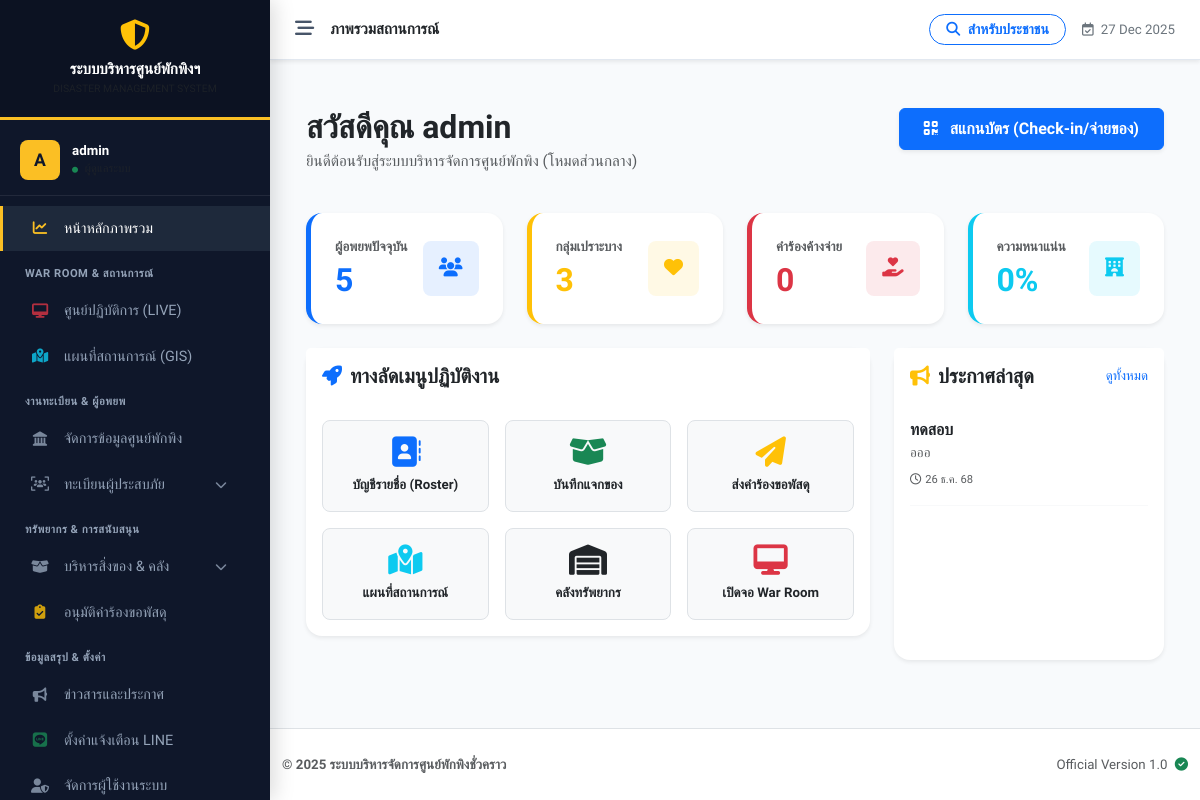
/index.php (signed in), run on an earlier commit of the app's database.
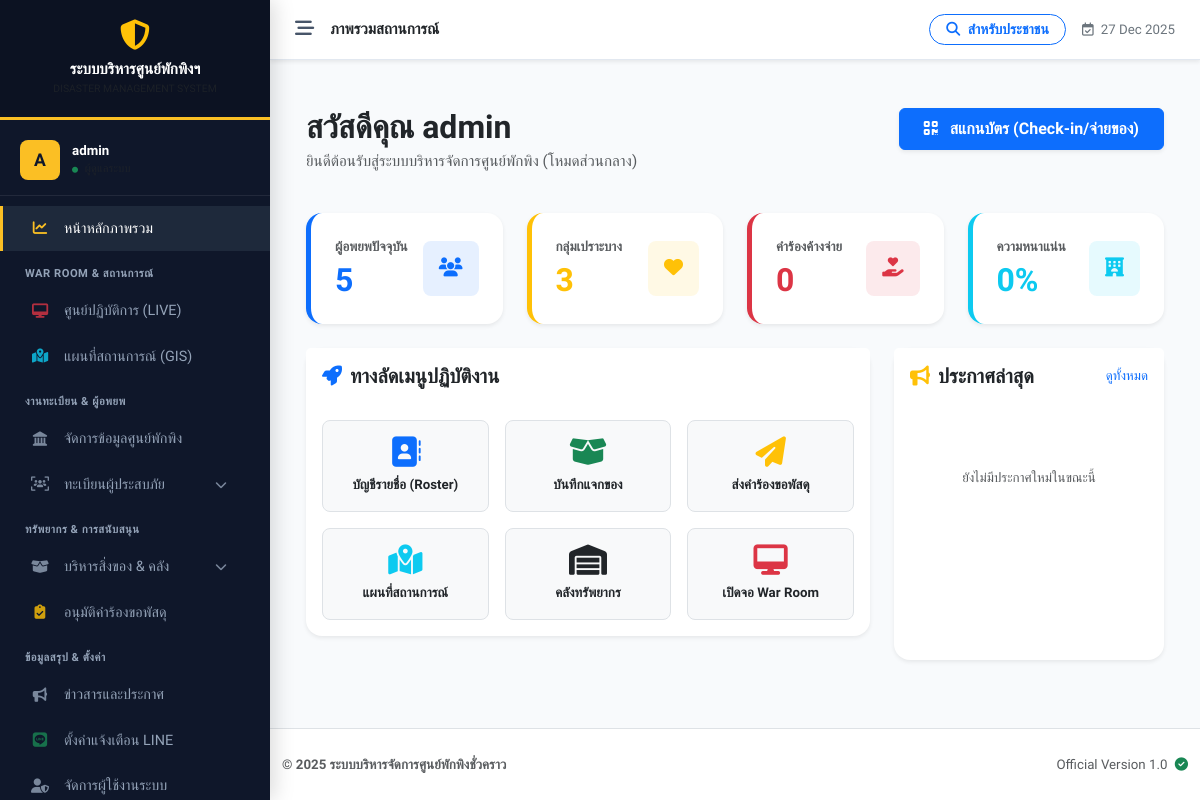
And on a later commit of the database.
### tables this page shows
CREATE TABLE `announcements` (
  `id` int(11) NOT NULL,
  `title` varchar(255) NOT NULL COMMENT 'หัวข้อประกาศ',
  `content` text NOT NULL COMMENT 'เนื้อหารายละเอียด',
  `type` enum('info','warning','danger','success') NOT NULL DEFAULT 'info' COMMENT 'ระดับความสำคัญ (ทั่วไป, เตือน, วิกฤต, สำเร็จ)',
  `status` enum('Active','Inactive') DEFAULT 'Active',
  `target_shelter_id` int(11) DEFAULT NULL COMMENT 'เป้าหมายศูนย์พักพิง (NULL = ประกาศทั่วทุกศูนย์)',
  `is_active` tinyint(1) NOT NULL DEFAULT 1 COMMENT 'สถานะการแสดงผล (1=แสดง, 0=ซ่อน)',
  `created_by` int(11) NOT NULL COMMENT 'ID ผู้สร้าง',
  `created_at` timestamp NOT NULL DEFAULT current_timestamp(),
  `updated_at` timestamp NOT NULL DEFAULT current_timestamp() ON UPDATE current_timestamp()
);

### includes/functions.php (called while the page is built, shortened)
<?php
function thai_date($strDate, $showTime = false) {
    if (!is_numeric($strDate)) { $strDate = strtotime($strDate); }
    $strYear = date("Y", $strDate) + 543;
    $strMonth = date("n", $strDate);
    $strDay = date("j", $strDate);
    $strMonthCut = Array("", "ม.ค.", "ก.พ.", "มี.ค.", "เม.ย.", "พ.ค.", "มิ.ย.", "ก.ค.", "ส.ค.", "ก.ย.", "ต.ค.", "พ.ย.", "ธ.ค.");
    $strMonthThai = $strMonthCut[$strMonth];
    $strYearShort = substr($strYear, 2, 2);
    $output = "$strDay $strMonthThai $strYearShort";
    return $output;
}

### index.php (the view, shortened to what the changed rows need)
<?php
require_once 'includes/functions.php';
require_once 'includes/header.php';
$role = $_SESSION['role'] ?? 'guest';
$stats = [
    'total_evacuees' => 0,
    'vulnerable' => 0,
    'capacity_percent' => 0,
    'pending_requests' => 0,
    'low_stock' => 0
];
try {
    if ($role === 'admin') {
        $res = $conn->query("SELECT
            (SELECT COUNT(*) FROM evacuees WHERE check_out_date IS NULL) as current_stay,
            (SELECT COUNT(*) FROM evacuees WHERE check_out_date IS NULL AND (age < 15 OR age >= 60)) as vulnerable,
            (SELECT SUM(capacity) FROM shelters) as total_cap,
            (SELECT COUNT(*) FROM requests WHERE status = 'pending') as pending_req,
            (SELECT COUNT(*) FROM inventory WHERE quantity < 50) as low_inv");
        $data = $res->fetch_assoc();
        $stats['total_evacuees'] = $data['current_stay'];
        $stats['vulnerable'] = $data['vulnerable'];
        $stats['pending_requests'] = $data['pending_req'];
        $stats['low_stock'] = $data['low_inv'];
        $stats['capacity_percent'] = ($data['total_cap'] > 0) ? ($data['current_stay'] / $data['total_cap']) * 100 : 0;
    }
    $announcements = $conn->query("SELECT * FROM announcements ORDER BY created_at DESC LIMIT 3")->fetch_all(MYSQLI_ASSOC);
} catch (Exception $e) {
    error_log($e->getMessage());
}
?>
<div class="container-fluid py-4">
    <div class="row mb-4">
        <div class="col-md-7">
            <h2 class="fw-bold text-dark mb-1">สวัสดีคุณ <?php echo $_SESSION['username']; ?></h2>
        </div>
    </div>
    <div class="row g-4 mb-4">
        <div class="col-xl-3 col-md-6">
            <div class="card border-0 shadow-sm rounded-4 border-start border-5 border-primary">
                <div class="card-body p-4">
                    <div class="d-flex justify-content-between align-items-center">
                        <div>
                            <h2 class="fw-bold mb-0 text-primary"><?php echo number_format($stats['total_evacuees']); ?></h2>
                        </div>
                    </div>
                </div>
            </div>
        </div>
        <div class="col-xl-3 col-md-6">
            <div class="card border-0 shadow-sm rounded-4 border-start border-5 border-warning">
                <div class="card-body p-4">
                    <div class="d-flex justify-content-between align-items-center">
                        <div>
                            <h2 class="fw-bold mb-0 text-warning"><?php echo number_format($stats['vulnerable']); ?></h2>
                        </div>
                    </div>
                </div>
            </div>
        </div>
        <div class="col-xl-3 col-md-6">
            <div class="card border-0 shadow-sm rounded-4 border-start border-5 border-danger">
                <div class="card-body p-4">
                    <div class="d-flex justify-content-between align-items-center">
                        <div>
                            <h2 class="fw-bold mb-0 text-danger"><?php echo number_format($stats['pending_requests']); ?></h2>
                        </div>
                    </div>
                </div>
            </div>
        </div>
        <div class="col-xl-3 col-md-6">
            <div class="card border-0 shadow-sm rounded-4 border-start border-5 border-info">
                <div class="card-body p-4">
                    <div class="d-flex justify-content-between align-items-center">
                        <div>
                            <h2 class="fw-bold mb-0 text-info"><?php echo round($stats['capacity_percent']); ?>%</h2>
                        </div>
                    </div>
                </div>
            </div>
        </div>
    </div>
    <div class="row g-4">
        <div class="col-lg-4">
            <div class="card border-0 shadow-sm rounded-4 h-100">
                <div class="card-body">
                    <?php if(!empty($announcements)): ?>
                        <?php foreach($announcements as $news): ?>
                            <div class="mb-3 pb-3 border-bottom border-light">
                                <h6 class="fw-bold text-dark mb-1"><?php echo htmlspecialchars($news['title']); ?></h6>
                                <p class="small text-muted mb-1 text-truncate"><?php echo strip_tags($news['content']); ?></p>
                                <small class="text-muted" style="font-size: 0.7rem;">
                                    <i class="far fa-clock me-1"></i><?php echo thai_date($news['created_at']); ?>
                                </small>
                            </div>
                        <?php endforeach; ?>
                    <?php else: ?>
                        <div class="text-center py-5 text-muted small">ยังไม่มีประกาศใหม่ในขณะนี้</div>
                    <?php endif; ?>
                </div>
            </div>
        </div>
    </div>
</div>
<?php include 'includes/footer.php'; ?>

What changed in the data, as far as the page shows it:
removed announcements: title "ทดสอบ", content "อออ", created_at "26 ธ.ค. 68"
Also different on the page:
text now shown: "ยังไม่มีประกาศใหม่ในขณะนี้"
